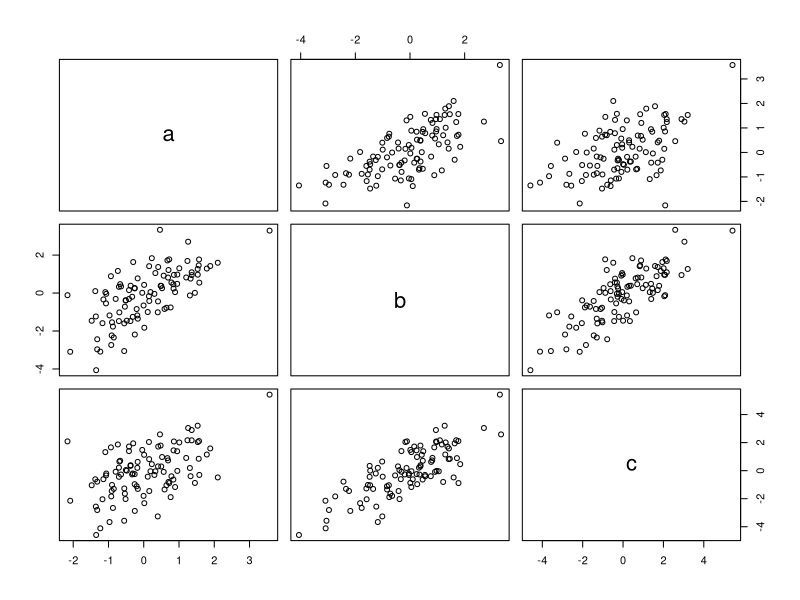
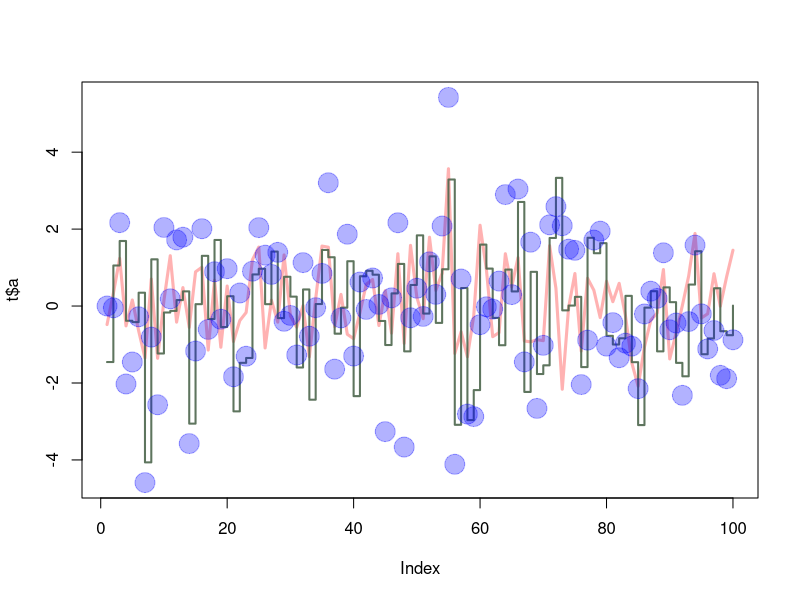

Recreate these plots in R, in order.
x1 <- rnorm(100)
x2 <- rnorm(100)
x3 <- rnorm(100)
t <- data.frame(a=x1, b=x1+x2, c=x1+x2+x3)
plot(t)

plot(t$a, type="l", ylim=range(t),
lwd=3, col=rgb(1,0,0,0.3))
lines(t$b, type="s", lwd=2,
col=rgb(0.3,0.4,0.3,0.9))
points(t$c, pch=20, cex=4,
col=rgb(0,0,1,0.3))
